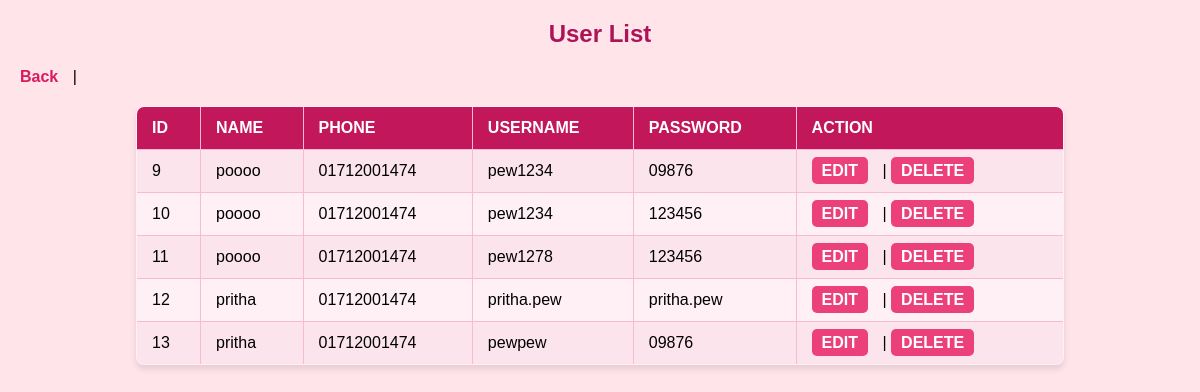
Page /View/userlist.php (signed in) on the committed database.
### tables this page shows
CREATE TABLE `employee` (
  `id` int(11) NOT NULL,
  `name` varchar(100) NOT NULL,
  `phone` varchar(15) NOT NULL,
  `user_name` varchar(100) NOT NULL,
  `password` varchar(50) NOT NULL
);

### Model/userModel.php (called while the page is built, shortened)
<?php
function getConnection() {
    $con = mysqli_connect('127.0.0.1', 'root', '', 'online_shop');
    return $con;
}
function getAllUser() {
    $con = getConnection();
    $sql = "SELECT * FROM employee";
    $result = mysqli_query($con, $sql);
    $employees= [];
    if ($result) {
        while ($row = mysqli_fetch_assoc($result)) {
            $employees[] = $row;
        }
        return $employees;
    }
}
?>

### View/userList.php (the view, shortened to what this page needs)
<?php
require_once('../Model/userModel.php');
if (isset($_COOKIE['flag'])) {
    ?>
    <html lang="en">
    <head>
        <link rel="stylesheet" type="text/css" href="../Static/css/userList.css">
    </head>
    <body>
    <h2>User List</h2>
    <a href="welcome.php">Back</a> |
    <table border=1>
        <tr>
            <th>ID</th>
            <th>Name</th>
            <th>Phone</th>
            <th>Username</th>
            <th>Password</th>
            <th>Action</th>
        </tr>
        <?php
        $employees = getAllUser();
        foreach ($employees as $employee) {
            ?>
            <tr>
                <td><?php echo $employee['id']; ?></td>
                <td><?php echo $employee['name']; ?></td>
                <td><?php echo $employee['phone']; ?></td>
                <td><?php echo $employee['user_name']; ?></td>
                <td><?php echo $employee['password']; ?></td>
                <td>
                    <a href='updateUser.php?id=<?=$employee['user']?>'>EDIT</a> |
                    <a href='deleteUser.php?id=<?=$employee['id']?>'>DELETE</a>
                </td>
            </tr>
        <?php } ?>
    </table>
    </body>
    </html>
    <?php
} else {
    header('location: login.html');
}
?>

### Static/css/userList.css (style rules this page uses)
body { font-family: Arial, sans-serif; background-color: #ffe4e9; margin: 0; padding: 20px; }
h2 { color: #ad1457; text-align: center; }
a { text-decoration: none; color: #d81b60; font-weight: bold; margin-right: 10px; transition: color 0.3s ease; }
table { width: 80%; margin: 20px auto; border-collapse: collapse; background-color: #fff0f5; box-shadow: 0 4px 6px rgba(0, 0, 0, 0.1); border-radius: 8px; overflow: hidden; border: 1px solid #f8bbd0; }
table th, table td { padding: 12px 15px; text-align: left; border: 1px solid #f8bbd0; }
table th { background-color: #c2185b; color: #ffffff; text-transform: uppercase; }
table tr:nth-child(even) { background-color: #fce4ec; }
table a { padding: 5px 10px; background-color: #ec407a; color: #ffffff; border-radius: 5px; transition: background-color 0.3s, transform 0.2s; }

### rows in the picture
employee: id "9", name "poooo", phone "01712001474", user_name "pew1234", password "09876"
employee: id "10", name "poooo", phone "01712001474", user_name "pew1234", password "123456"
employee: id "11", name "poooo", phone "01712001474", user_name "pew1278", password "123456"
employee: id "12", name "pritha", phone "01712001474", user_name "pritha.pew", password "pritha.pew"
employee: id "13", name "pritha", phone "01712001474", user_name "pewpew", password "09876"
